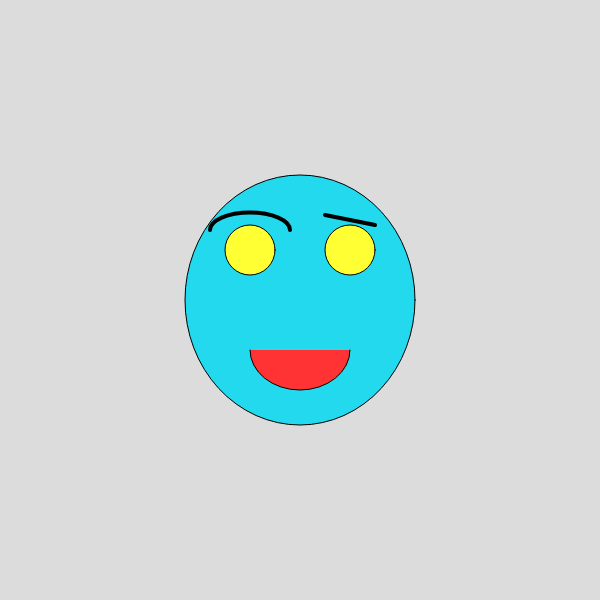
Frame 1 (no input)
Frame 60 (no input): identical to frame 1, image omitted
Frame 120 (the mouse pressed at the canvas centre since frame 60): identical to frame 1, image omitted

The p5.js sketch that drew this single still picture (run headless with seeded random() and noise() and a simulated clock; from frame 60 on, the mouse is pressed at the canvas centre):

// p5.js sketch
// ── sketch.js
function setup() {
  createCanvas(600, 600);//crea un area de dibuix de 600 pixels quadrats, 600 pixels d'ample i 600 pixels d'alçada, canvas és àrea de dibuix, setup ès la configuració o caracteristiques del nostre codi
}

function draw() {//draw significa dibuixar
  background(220);//fons de color gris, és de color gris perquè hi ha un nùmero entre 0 i 255 i el 0 és negra i el 255 es blanc
  strokeWeight(1);
  fill(34,217,238);//fill és omplir de color de color el que hi ha a continuació en aquest cas el·lipse. El primer múmero es el nivell de vermellor(R:red), el seguent número es el nivell de verdor(G:green) i el tercer número es el nivell de blavor(B:blue). Podem fer 255,255,255:16.700.000 de colors diferents. He de posar el color que volgui als ulls i a la cara canviant elpomps 3 números, buscant a google colors RGB
  ellipse(300,300,230,250);//Es la cara sencera. El primer número significa la psició X (horizontal) del centre de la el·lipse. El segon número significa la posició Y (vertical) del centre de la el·lipse. El tercer número significa l'amplada de la el·lipse en pixels i el quart l'amplada de la el·lipse. Sempre els números son pixels contats des de la cantonada superior esquerra, és a dir el punt 0,0 es troba diferent que a matemàtiques (cantonada inferior esquerre)
  fill(255,255,51)
   ellipse(350,250,50,50);//és l'ull dret perqué és 350 de X al centre
  ellipse(250,250,50,50);//és l'ull esquerre perqé és 250 pixels de X del centre
  fill(350,51,51);//és el color de la boca i és vermellos perqè te molta quantitat de vermell
  arc(300,350,100,80,0,PI);//boca
noFill();// no ompis de color la cella
  strokeWeight(4);
  arc(250,230,80,35,PI,0);//cella esquerra
  strokeWeight(4);
  line(325,215,375,225);//cella dreta: els dos primers números són la X
}
